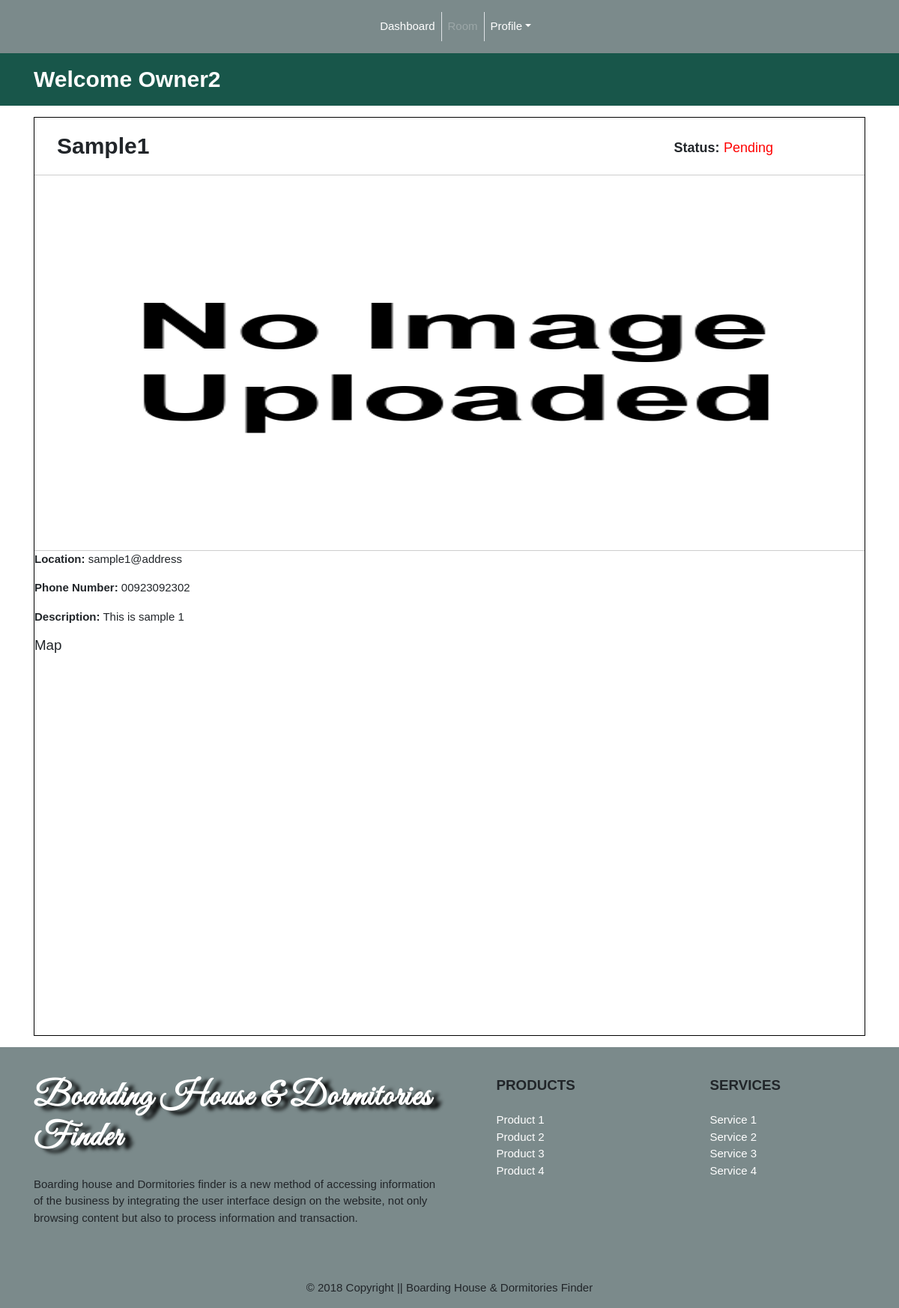
The page /landlord/owner_dashboard.php (signed in) on the database as committed earlier.
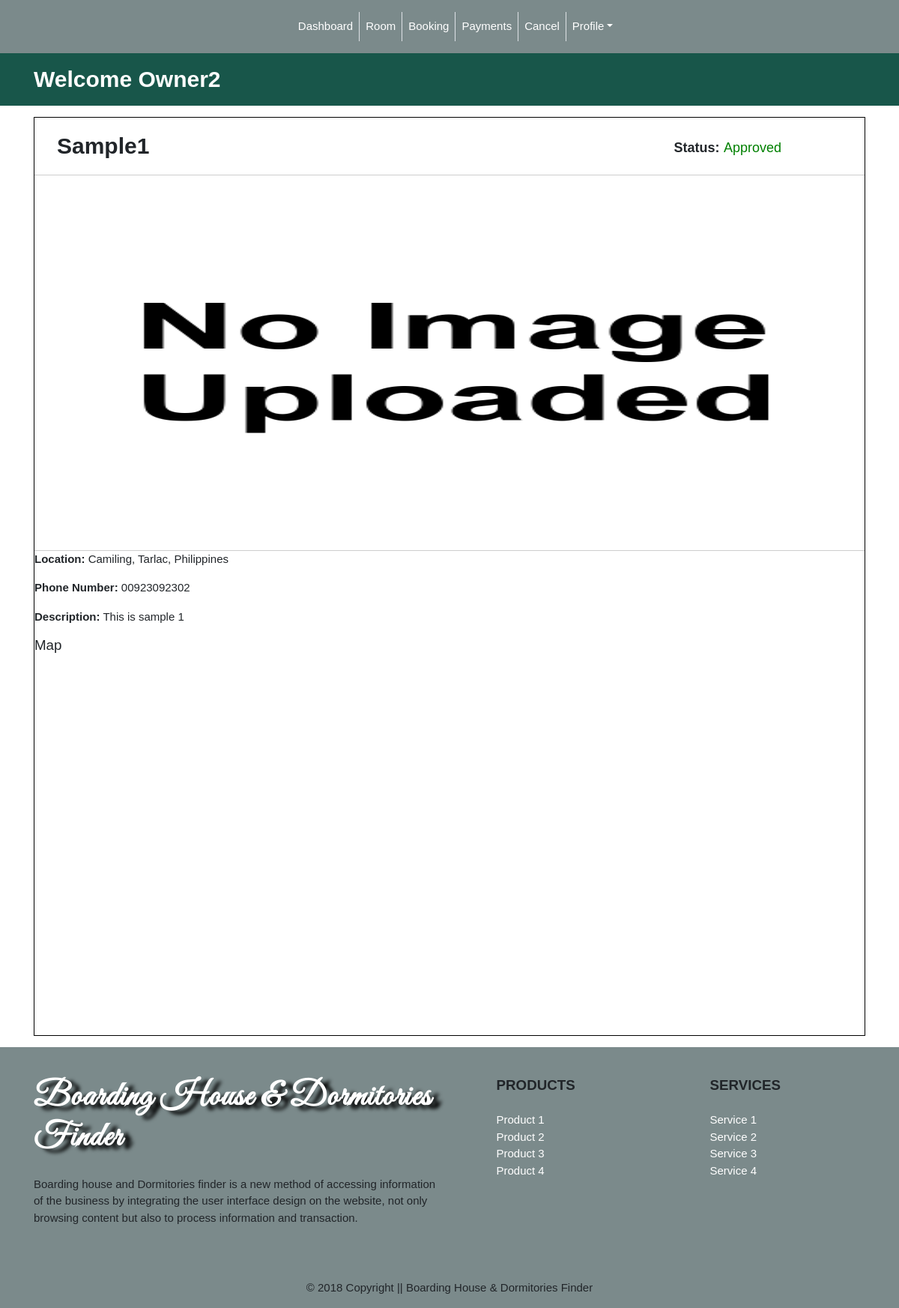
The same page on the database as committed later.
### tables this page shows
CREATE TABLE IF NOT EXISTS `houses` (
  `house_id` int(11) NOT NULL,
  `user_id` int(11) NOT NULL,
  `house_category_id` int(11) NOT NULL,
  `house_name` varchar(255) NOT NULL,
  `house_address` varchar(255) NOT NULL,
  `house_phone_number` text NOT NULL,
  `house_number_room` text NOT NULL,
  `house_picture` text NOT NULL,
  `house_blpp` text NOT NULL,
  `house_description` text NOT NULL,
  `house_status` int(11) NOT NULL
);

### landlord/owner_dashboard.php (the view, shortened to what this page needs)
<?php
	function display_content(){
		require '../condb.php';
		$username = $_SESSION['username'];
		$sql = "SELECT * FROM users WHERE username = '$username'";
		$results = mysqli_query($conn, $sql);
		$row = mysqli_fetch_assoc($results);
		extract($row);
		$user_id = $id;
		$sql1 = "SELECT * FROM houses WHERE user_id = '$user_id'";
		$results = mysqli_query($conn, $sql1);
		if (mysqli_num_rows($results) > 0 ) {
			$house = mysqli_fetch_assoc($results);
			extract($house);
			?>
			<div class="container">
				<div class="container-cybod-house">
				  <div class="row">
				    <div class="col-sm-9">
				     <p class="bhod-title-display"><?php echo $house_name ?></p>
				    </div>
				    <div class="col-sm-3">
				    	<?php
				    		if ($house_status == 3) {
				    			?>
				      			<p class="bhod-status-display"><b>Status:</b><span class="pending">Pending</span></p>
				      			<?php
				    		}elseif($house_status == 4){
				    	?>
				      <p class="bhod-status-display"><b>Status:</b><span class="approved">Approved</span></p>
				  	<?php }?>
				    </div>
				  </div>
				  <div class="row">
				  	<div class="col-sm-12">
				  		 <img class="bhod-image-display" src="../<?php echo $house_picture ?>" alt="dorm1">
				  	<div class="hr-line"></div>
				  	</div>
				  	<div class="col-sm-12">
				  		<p><b>Location:</b> <span id="location"><?php echo $house_address ?></span></p>
				  		<p><b>Phone Number:</b> <?php echo $house_phone_number ?></p>
				  		<p><b>Description:</b> <?php echo $house_description ?></p>
				  	</div>
				  </div>
				  <div class="map" onload="initMap">
				  	<h5>Map</h5>
				  	<div id="map-display">
				  	</div>
				  </div>
			  </div>
			</div>
			<?php
		}
	}
	require '../template.php';
?>

### template.php (shortened to what this page needs)
<!DOCTYPE html>
<html>
<head>
	<?php require "partials/head.php" ?>
</head>
<body>
	<?php
		require "partials/nav.php";
		display_content();
		require "partials/footer.php";
	?>
</body>
</html>

### partials/head.php (shortened to what this page needs)
<link rel="stylesheet" href="https://maxcdn.bootstrapcdn.com/font-awesome/4.7.0/css/font-awesome.min.css">
<link href="https://cdnjs.cloudflare.com/ajax/libs/twitter-bootstrap/4.0.0/css/bootstrap.min.css" rel="stylesheet">
<link rel="stylesheet" type="text/css" href="https://cdn.datatables.net/1.10.19/css/dataTables.bootstrap4.min.css">
<link href="https://bootswatch.com/4/flatly/bootstrap.min.css" rel="stylesheet">
<link rel="stylesheet" href="https://use.fontawesome.com/releases/v5.3.1/css/all.css">
<?php
	$full_url = "http://$_SERVER[HTTP_HOST]$_SERVER[REQUEST_URI]";
	if (isset($_SESSION['user_id'])) {
		?>
		<link rel="stylesheet" type="text/css" href="../assets/css/style.css">
	<?php
	}elseif(strpos($full_url, "success=register") == true){
		?>
		<link rel="stylesheet" type="text/css" href="../assets/css/style.css">
		<?php
	}else{
		?>
		<link rel="stylesheet" type="text/css" href="assets/css/style.css">
		<?php
	}
?>

### partials/nav.php (shortened to what this page needs)
<nav class="navbar navbar-expand-lg navbar-dark bg-dark d-flex justify-content-center">
	<div class="d-flex justify-content-center">
  <div class="collapse navbar-collapse" id="navbarColor01">
    <ul class="navbar-nav pl-3">
      <?php
        if (isset($_SESSION['username']) && $_SESSION['user_level'] == 1 && $_SESSION['user_status'] == 1) {
      ?>
        <li class="nav-item">
          <a class="nav-link" href="BDReservation/../../../BDReservation/admin/dashboard.php">Home <span class="sr-only">(current)</span></a>
        </li>
        <li class="nav-item">
          <a class="nav-link border-left d-none d-sm-none d-md-none d-lg-block" href="BDReservation/../../../BDReservation/admin/house.php">House</a>
          <a class="nav-link d-lg-none" href="BDReservation/../../../BDReservation/admin/house.php">House</a>
        </li>
        <li class="nav-item">
          <a class="nav-link d-lg-none" href="BDReservation/../../../BDReservation/admin/user_list.php">User List</a>
        </li>
        <li class="nav-item">
          <a class="nav-link border-left d-none d-sm-none d-md-none d-lg-block" href="BDReservation/../../../BDReservation/admin/user_list.php">User List</a>
          <a class="nav-link d-lg-none" href="BDReservation/../../../BDReservation/admin/user_list.php">User List</a>
        </li>
        <li class="nav-item">
          <a class="nav-link border-left d-none d-sm-none d-md-none d-lg-block" href="BDReservation/../../../BDReservation/admin/add_admin.php">Add Admin</a>
          <a class="nav-link d-lg-none" href="BDReservation/../../../BDReservation/admin/add_admin.php">Add Addmin</a>
        </li>
      <?php
      }elseif(isset($_SESSION['username']) && $_SESSION['user_level'] == 2 && $_SESSION['user_status'] == 1){
        ?>
          <li class="nav-item">
            <a class="nav-link" href="BDReservation/../../../BDReservation/landlord/owner_dashboard.php">Dashboard<span class="sr-only">(current)</span></a>
          </li>
          <?php
            $user = $_SESSION['username'];
            $sql = "SELECT * FROM users WHERE username = '$user'";
            $results = mysqli_query($conn, $sql);
            $row = mysqli_fetch_assoc($results);
            extract($row);
            $sql1 = "SELECT * FROM houses WHERE user_id = '$id'";
            $results1 = mysqli_query($conn, $sql1);
            if (mysqli_num_rows($results1) > 0 ) {
            $row1 = mysqli_fetch_assoc($results1);
            extract($row1);
            if ($house_status == 3) {
              ?>
              <li class="nav-item">
                <span class="nav-link border-left d-none d-sm-none d-md-none d-lg-block disabled" href="BDReservation/../../../BDReservation/landlord/add_room.php" disabled>Room</span>
              </li>
              <?php
            }elseif ($house_status == 4) {
              ?>
              <li class="nav-item">
                <a class="nav-link border-left d-none d-sm-none d-md-none d-lg-block" href="BDReservation/../../../BDReservation/landlord/add_room.php">Room</a>
              </li>
              <li class="nav-item">
                <a class="nav-link border-left d-none d-sm-none d-md-none d-lg-block" href="BDReservation/../../../BDReservation/landlord/booking.php">Booking</a>
              </li>
              <li class="nav-item">
                <a class="nav-link border-left d-none d-sm-none d-md-none d-lg-block" href="BDReservation/../../../BDReservation/landlord/payments.php">Payments</a>
              </li>
              <li class="nav-item">
                <a class="nav-link border-left d-none d-sm-none d-md-none d-lg-block" href="BDReservation/../../../BDReservation/landlord/cancel.php">Cancel</a>
              </li>
              <?php
            }
          }
          ?>
      <?php
      }
      if (isset($_SESSION['username'])) {
       ?>
      <li class="nav-item dropdown">
        <a class="nav-link dropdown-toggle border-left d-none d-sm-none d-md-none d-lg-block" data-toggle="dropdown" href="#" role="button" aria-haspopup="true" aria-expanded="false">Profile</a>
      </li>
      <?php
        }
      ?>
    </ul>
  </div>
  </div>
</nav>
<section>
  <div class="welcome">
    <div class="container">
      Welcome <?php
        if (isset($_SESSION['fname'])) {
          echo $_SESSION['fname'];
        }else {
          echo "Guest!";
        }
        ?>
    </div>
  </div>
</section>

### partials/footer.php (shortened to what this page needs)
<footer class="page-footer font-small bg-dark pt-4">
    <div class="container text-center text-md-left">
        <div class="row">
            <div class="col-md-6">
                <h5 class="mb-4 mt-3 font-weight-bold footer-title">Boarding House & Dormitories Finder</h5>
                <p>Boarding house and Dormitories finder is a new method of accessing information of the business by integrating the user interface design on the website, not only browsing content but also to process information and transaction.</p>
            </div>
            <div class="col-md-2 mx-auto">
                <h5 class="text-uppercase mb-4 mt-3 font-weight-bold">Products</h5>
                <ul class="list-unstyled">
                    <li><a class="footer-a-tag" href="#!">Product 1</a></li>
                    <li><a class="footer-a-tag" href="#!">Product 2</a></li>
                    <li><a class="footer-a-tag" href="#!">Product 3</a></li>
                    <li><a class="footer-a-tag" href="#!">Product 4</a></li>
                </ul>
            </div>
            <div class="col-md-2 mx-auto">
                <h5 class="text-uppercase mb-4 mt-3 font-weight-bold">Services</h5>
                <ul class="list-unstyled">
                    <li><a class="footer-a-tag" href="#!">Service 1</a></li>
                    <li><a class="footer-a-tag" href="#!">Service 2</a></li>
                    <li><a class="footer-a-tag" href="#!">Service 3</a></li>
                    <li><a class="footer-a-tag" href="#!">Service 4</a></li>
                </ul>
            </div>
    </div>
    <div class="text-center">
        <ul class="list-unstyled list-inline">
            <li class="list-inline-item"><a class="btn-floating btn-sm btn-fb mx-1"><i class="fa fa-facebook"> </i></a></li>
            <li class="list-inline-item"><a class="btn-floating btn-sm btn-tw mx-1"><i class="fa fa-twitter"> </i></a></li>
            <li class="list-inline-item"><a class="btn-floating btn-sm btn-gplus mx-1"><i class="fa fa-google-plus"> </i></a></li>
            <li class="list-inline-item"><a class="btn-floating btn-sm btn-li mx-1"><i class="fa fa-linkedin"> </i></a></li>
            <li class="list-inline-item"><a class="btn-floating btn-sm btn-dribbble mx-1"><i class="fa fa-dribbble"> </i></a></li>
        </ul>
    </div>
    <div class="footer-copyright py-3 text-center">
        <div class="container-fluid">
            © 2018 Copyright || Boarding House & Dormitories Finder
        </div>
    </div>
</footer>

### assets/css/style.css (style rules this page uses)
* { margin: 0; padding: 0; box-sizing: border-box; }
html,body { font-family: 'Moserrat', sans-serif; }
.welcome { background: #18564a; width: 100%; height: 70px; line-height: 70px; color: #fff; font-weight: bold; font-size: 2em; }
a.footer-a-tag { color: #fff; }
.footer-title { color: #fff; font-family: 'Great Vibes', cursive; font-size: 3em; text-shadow: 10px 5px 5px #000; letter-spacing: 1.5px; }
.hr-line { border: 0; border-top: 1px solid #cecece; }
.bhod-title-display { margin-left: 1em; margin-top: .5em; font-weight: bold; font-size: 2em; }
span.approved { color: green; margin-left: .3em; }
.bhod-status-display { margin-top: 1.5em; font-size: 1.2em; }
.bhod-image-display { width: 100%; height: 500px; }
.map { min-height: 500px; width: 100%; }
#map-display { height: 500px; width: 100%; }
.container-cybod-house { margin-top: 1em; margin-bottom: 1em; border: 1px solid black; min-height: 600px; }
span.pending { color: red; margin-left: .3em; }

Rows that differ between the two databases and show on the page:
changed houses "Sample1": house_status 3 → 4 (drawn); house_address "sample1@address" → "Camiling, Tarlac, Philippines"
Other text that changed with them:
text no longer shown: "Pending"
text now shown: "Booking Payments Cancel Approved"
